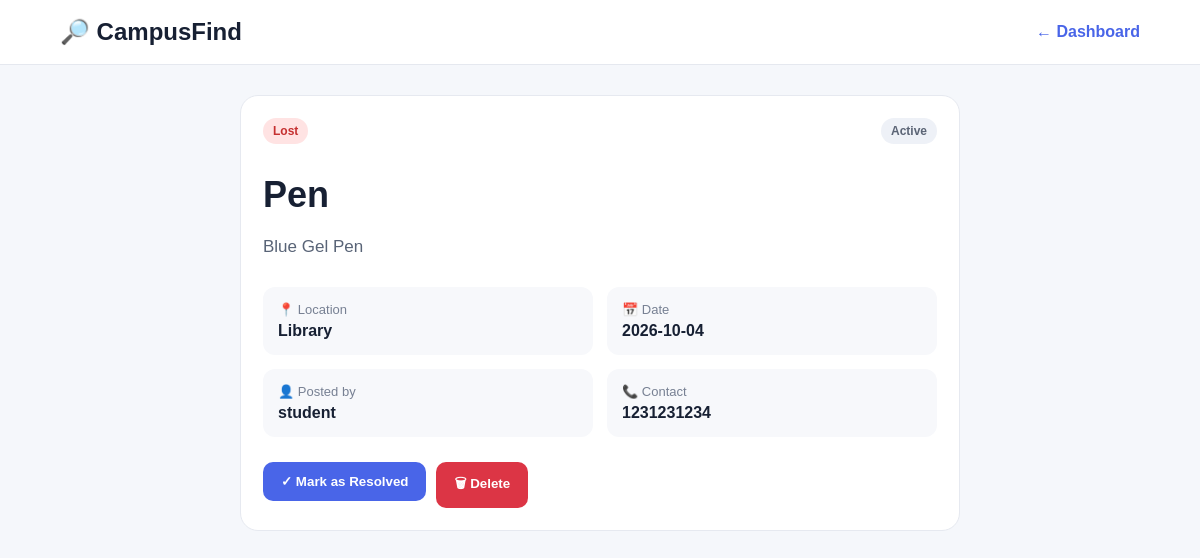
/report/2 (signed in), run on the app's committed database.
### tables this page shows
CREATE TABLE reports (
        id INTEGER PRIMARY KEY AUTOINCREMENT,
        user_id INTEGER NOT NULL,
        report_type TEXT NOT NULL,
        item_name TEXT NOT NULL,
        description TEXT NOT NULL,
        location TEXT NOT NULL,
        report_date TEXT NOT NULL,
        contact TEXT NOT NULL,
        status TEXT NOT NULL DEFAULT 'Active',
        created_at TEXT NOT NULL,
        FOREIGN KEY (user_id) REFERENCES users(id));

CREATE TABLE users (
        id INTEGER PRIMARY KEY AUTOINCREMENT,
        username TEXT UNIQUE NOT NULL,
        password TEXT NOT NULL);

### app.py (the view)
@app.route("/report/<int:report_id>")
def details(report_id):
    if "user_id" not in session:
        return redirect(url_for("login"))
    conn = get_db()
    report = conn.execute("""SELECT reports.*, users.username FROM reports
                             JOIN users ON reports.user_id=users.id
                             WHERE reports.id=?""", (report_id,)).fetchone()
    conn.close()
    if not report:
        flash("Report not found.", "error")
        return redirect(url_for("index"))
    return render_template("details.html", report=report)

### app.py (called while the page is built)
def get_db():
    conn = sqlite3.connect(DB)
    conn.row_factory = sqlite3.Row
    return conn

### templates/details.html (shortened to what this page needs)
<!doctype html>
<html><head><meta charset="UTF-8"><meta name="viewport" content="width=device-width,initial-scale=1">
<title>{{report.item_name}} - CampusFind</title><link rel="stylesheet" href="{{url_for('static',filename='style.css')}}"></head>
<body><div class="app"><header class="topbar"><div class="brand">🔎 CampusFind</div><a href="/" class="back">← Dashboard</a></header>
<main class="container narrow">
<section class="detail-card"><div class="card-top"><span class="tag {{report.report_type|lower}}">{{report.report_type}}</span><span class="status">{{report.status}}</span></div>
<h1>{{report.item_name}}</h1><p class="description">{{report.description}}</p>
<div class="detail-grid"><div><span>📍 Location</span><b>{{report.location}}</b></div><div><span>📅 Date</span><b>{{report.report_date}}</b></div>
<div><span>👤 Posted by</span><b>{{report.username}}</b></div><div><span>📞 Contact</span><b>{{report.contact}}</b></div></div>
{% if report.user_id==session["user_id"] and report.status=="Active" %}<div class="actions">
<form method="post" action="/resolve/{{report.id}}"><button class="primary">✓ Mark as Resolved</button></form>
<form method="post" action="/delete/{{report.id}}" onsubmit="return confirm('Delete this report?')"><button class="danger">🗑 Delete</button></form>
</div>{% endif %}</section></main></div></body></html>

### static/style.css (style rules this page uses)
* { box-sizing:border-box }
body { margin:0;font-family:Arial,Helvetica,sans-serif;background:#f5f7fb;color:#172033 }
a { text-decoration:none;color:inherit }
.app { min-height:100vh }
.topbar { background:white;border-bottom:1px solid #e5e8ef;padding:18px 5%;display:flex;align-items:center;justify-content:space-between;gap:20px }
.brand { font-size:24px;font-weight:800 }
.logout,.back,.clear { color:#4965e8;font-weight:700 }
.container { width:min(1100px,92%);margin:30px auto }
.narrow { max-width:720px }
.primary { border:0;background:#4965e8;color:white;padding:12px 18px;border-radius:10px;cursor:pointer;font-weight:700 }
.panel,.form-panel,.detail-card { background:white;border:1px solid #e6e9f0;border-radius:18px;padding:22px;margin-bottom:22px }
.card-top { display:flex;justify-content:space-between;align-items:center;gap:8px }
.tag,.status { padding:6px 10px;border-radius:999px;font-size:12px;font-weight:800 }
.tag.lost { background:#ffe3e3;color:#c53030 }
.status { background:#eef1f7;color:#5b6475 }
.detail-card h1 { font-size:36px;margin-bottom:8px }
.description { font-size:17px;line-height:1.7;color:#596477 }
.detail-grid { display:grid;grid-template-columns:1fr 1fr;gap:14px;margin-top:25px }
.detail-grid div { background:#f7f8fb;padding:15px;border-radius:12px }
.detail-grid span { display:block;color:#778093;font-size:13px;margin-bottom:5px }
.actions { display:flex;gap:10px;margin-top:25px }
.danger { border:0;background:#dc3545;color:white;padding:12px 18px;border-radius:10px;cursor:pointer;font-weight:700 }

### data on the page
reports: report_type "Lost", status "Active", item_name "Pen", description "Blue Gel Pen", location "Library", report_date "2026-10-04", contact "1231231234"
users: username "student"
